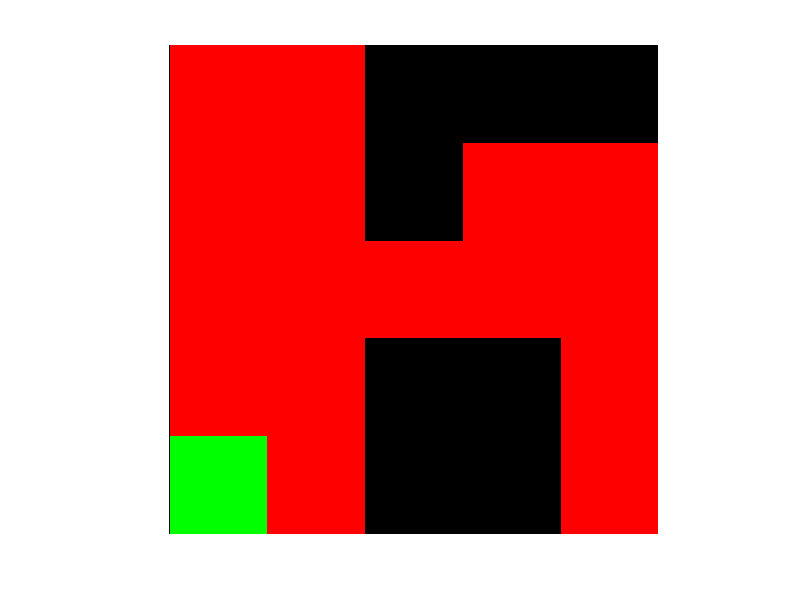

The MATLAB script that drew this image: (Note: this script raises an error after producing the figure.)
%% Random indoor environment generator
% This matlab script makes random environments within a given boundaries of
% an environment. The corridors are generated by virtual agents, started from
% each location that the robot in the final environment will start from. This
% script ensures that the generated corridors are always connected to
% each other. After the corridor generation, doors and rooms are created at
% random as well.
%%%%%%%%%%%
% Authored by Kimberly McGuire (k.n.mcguire@tudelft.nl)
%%%%%%%%%%%%


close all
clc
clear all

%Defined variables
width_environment = 5;
height_environment = 5;
resolution=2;
starting_location_agents = [1,1;5,5];
chance_agent_gostraight = 0.65;
density_corridor = 0.65;
density_openings = 0.5;
size_rooms = 2;
iterations = 100;
visualize_agents = true;
create_rooms = true;
show_end_result = true;
make_ARGoS_environment = true;

% Initializing environment grid
grid = cell(width_environment,height_environment);
grid{width_environment,height_environment} = [];
for k = 1:width_environment
    for j = 1:height_environment
        grid{k,j}.agent = 0;
        grid{k,j}.circle_action = zeros(2,4);
        grid{k,j}.corridor = 0;
    end
end

% Initialize starting position per agent
for k=1:size(starting_location_agents,2)
    grid{starting_location_agents(k,1),starting_location_agents(k,2)}.agent = 1;
    grid{starting_location_agents(k,1),starting_location_agents(k,2)}.circle_action = circshift([0 1; 1 0; 0 -1; -1 0],[randi([0,4]) 0]);
end

% Initialize variables for loop
random_number = 0;
next_action = "go_straight";

%For It iterations
for it = 1:iterations
    
    %Find current location of agent(s) in grid
    convertgrid= cellfun( @(sas) sas.agent, grid, 'uni', 0 );
    isyes = cellfun(@(sas)isequal(sas,1),convertgrid);
    [rowagent,colagent] = find(isyes);
    
    % For il agents found.
    for il=1:length(rowagent)
        
        %Randomize action selector for the agent
        %pick random number
        random_number = rand;
        %  percent of the time just go straight
        if random_number<=chance_agent_gostraight
            next_action = "go_straight";
        else % Do something else
            precentage_rest = 1-chance_agent_gostraight;
            if random_number>chance_agent_gostraight&&random_number<=chance_agent_gostraight + precentage_rest/2
                next_action = "go_left";
            end
            if random_number>chance_agent_gostraight + precentage_rest/2&&random_number<=1
                next_action = "go_right";
            end
        end
        
        % Per state, find out the direction the agent want to go next with
        % a circle_action. This ensures that the agent only has choice
        % between up left down right (and their immediate neighbors)
        switch next_action
            case "go_straight"
                %Do nothing
            case "go_left"
                grid{rowagent(il),colagent(il)}.circle_action= circshift(grid{rowagent(il),colagent(il)}.circle_action,[-1 0]);
            case "go_right"
                grid{rowagent(il),colagent(il)}.circle_action= circshift(grid{rowagent(il),colagent(il)}.circle_action,[1 0]);
        end
        
        % Calculate next direction and location of the agent
        next_direction = grid{rowagent(il),colagent(il)}.circle_action(1,:);
        next_location_agent = [rowagent(il)+next_direction(1),colagent(il)+next_direction(2)];
        
        %If next location is outside of environment, relocate the agent to
        %the otherside of the environment (like snake 2!)
        next_location_agent = [1 + mod(next_location_agent(1)-1,width_environment), ...
            1 + mod(next_location_agent(2)-1,height_environment)];
        
        %Place the agent at the next location and leave a corridor trace
        grid{next_location_agent(1),next_location_agent(2)}.agent = 1;
        grid{next_location_agent(1),next_location_agent(2)}.circle_action = grid{rowagent(il),colagent(il)}.circle_action ;
        grid{rowagent(il),colagent(il)}.agent = 0;
        grid{rowagent(il),colagent(il)}.corridor = 1;
    end
    
    %Obtain the resulting corridor from this iteration and check if it
    %surpasses the given density value
    result_corridor= cell2mat(cellfun( @(sas) sas.corridor, grid, 'uni', 0 ));
    if sum(sum(result_corridor))/(width_environment*height_environment) > density_corridor
        break
    end
    % Visualize the agents making the environment
    if visualize_agents
        figure(1),
        result_current_location_agent= cell2mat(cellfun( @(sas) sas.agent, grid, 'uni', 0 ));
        rgb=zeros(width_environment,height_environment,3);
        rgb(:,:,1)=result_corridor;
        rgb(:,:,2)=result_current_location_agent;
        imshow(rgb,[],'InitialMagnification',1000)
    end
end


%% Check connectivity of walls between agents
close all

%Find the clusters of corridors
corridor_bin=imbinarize(result_corridor);
connected_corridors= bwconncomp(corridor_bin);


% Go through each cluster and see if the agents position is all in one of them
found_connection=false;
for k = 1:connected_corridors.NumObjects
    [y,x] = ind2sub(size(corridor_bin), connected_corridors.PixelIdxList{k});
    %See per initial position, if the agents sit in the same cluster
    for m = 1:size(starting_location_agents,2)
        clear check_interconnection
        check_interconnection=intersect([y,x],starting_location_agents(m,:),'rows');
        %if just one is empty, immediatly break the loop!
        if isempty(check_interconnection)
            break
        else
            %Do not do anything and continue loop
        end
    end
    %if last check_interconnection is not empty, means it found all agentns
    %initial positions in the one cluster
    if ~isempty(check_interconnection)
        found_connection=true;
        break
    end
end

% Give error messages if the initial position of the agents are not within
% the cluster
if(found_connection==false)
    error("maze is not interconnected!! Run the script again!!")
end


%% Create boundary walls

% Increase binary image for more resolution to create walls
corridor_bin_resize=imresize(corridor_bin,10,'nearest');

% Find bounderies at the clusters of corridors
[boundery_coord,L] = bwboundaries(corridor_bin_resize,4);

%Create binary image for just the walls
boundary_bin=zeros(width_environment*10,height_environment*10);
for k=1:length(boundery_coord)
    boundary = boundery_coord{k};
    for l = 1:size(boundery_coord{k},1)
        boundary_bin(boundery_coord{k}(l,1),boundery_coord{k}(l,2))=1;
    end
end

if create_rooms
    for k=1:size_rooms*10:width_environment*10
        for m=1:height_environment*10
            if (corridor_bin_resize(k,m)==0)
                boundary_bin(k,m)=1;
            end
        end
    end
    for m=1:size_rooms*10:width_environment*10
        for k=1:height_environment*10
            if (corridor_bin_resize(k,m)==0)
                boundary_bin(k,m)=1;
            end
        end
    end
end

%Create opening like doors, by adding noise to the corridor bin and remove
%it from the created walls
noise_bin=imbinarize(imnoise(zeros(width_environment,height_environment),'salt & pepper',density_openings));
noise_bin=imresize(noise_bin,10,'nearest');
boundaries_with_holes = boundary_bin-noise_bin;
boundery_coord_new=[];
[boundery_coord_new(:,2), boundery_coord_new(:,1)] = find(boundaries_with_holes==1);

if show_end_result
    figure,imshow(boundaries_with_holes)
end


%%  Create Argos environment
% Makes an ARGoS environment based on the random agent-based environment
% builder, by making each box a pixel in the following form:

%  <box id="wall_west" size="0.1,20,0.5" movable="false">
%       <body position="x_pos_argos,y_pos_argos,0" orientation="0,0,0"/>
% </box>
% TO DO: put robots on postions
%
%

if make_ARGoS_environment
    
    
    % Start of environment, based on height and width of the generated one
    str_start_arena = sprintf('<arena size="%d, %d, 1" center="0,0,0.5">',width_environment*resolution,height_environment*resolution);
    str_start_arena= strcat(str_start_arena, ...
        sprintf('\n<box id="wall_1" size="%d,0.1,0.5" movable="false"> \n <body position="0,%d,0" orientation="0,0,0"/>\n</box>' ...
        ,width_environment*resolution,width_environment/2*resolution));
    str_start_arena= strcat(str_start_arena, ...
        sprintf('\n<box id="wall_2" size="%d,0.1,0.5" movable="false"> \n <body position="0,%d,0" orientation="0,0,0"/>\n</box>' ...
        ,width_environment*resolution,-width_environment/2*resolution));
    str_start_arena= strcat(str_start_arena, ...
        sprintf('\n<box id="wall_3" size="0.1,%d,0.5" movable="false"> \n <body position="%d,0,0" orientation="0,0,0"/>\n</box>' ...
        ,width_environment*resolution,width_environment/2*resolution));
    str_start_arena= strcat(str_start_arena, ...
        sprintf('\n<box id="wall_4" size="0.1,%d,0.5" movable="false"> \n <body position="%d,0,0" orientation="0,0,0"/>\n</box>' ...
        ,width_environment*resolution,-width_environment/2*resolution));
    
    str_loc_bot = "";
    rotation=[-270, -90];
    for k = 1:size(starting_location_agents,1)
        str_loc_bot = strcat(str_loc_bot,sprintf('\n<foot-bot id="bot%d">',k-1));
        str_loc_bot = strcat(str_loc_bot,sprintf('\n<body position="%d,%d,0" orientation="%d,0,0" />',...
            starting_location_agents(k,1)*resolution - 1 - width_environment/2*resolution,...
            starting_location_agents(k,2)*resolution -1- height_environment/2*resolution,...
            rotation(k)));
        str_loc_bot = strcat(str_loc_bot,sprintf('\n<controller config="argos_ros_bot_neat"/>\n</foot-bot>'));
    end

    
    
    x_pos_argos = size(boundery_coord_new,1);
    y_pos_argos = size(boundery_coord_new,1);
    id = zeros(size(boundery_coord_new,1),1);
    
    
    % Transform each boundary coordinate to a coordinate in ARGoS
    h=1;
    for k=1:size(boundery_coord_new,1)
        id(h) = h;
        y_pos_argos(h)=boundery_coord_new(k,1) / 10*resolution - width_environment/2*resolution;
        x_pos_argos(h)=boundery_coord_new(k,2) / 10*resolution - height_environment/2*resolution;
        h=h+1;
    end
    list= zeros(length(id),3);
    list(:,1)=id;
    list(:,2)=x_pos_argos;
    list(:,3)=y_pos_argos;
    
    % Put a box as a pixel on where the boundaries are generated
    formatspec = '\n<box id="%d" size="0.2,0.2,0.5" movable="false"> <body position="%4.2f,%4.2f,0" orientation="0,0,0"/> </box>';
    str_random_env = sprintf(formatspec,list');
    
    %specify end of environment area
    str_end_arena = sprintf('\n</arena>');
    
    %Concatenate the strings together
    str_total = strcat(str_start_arena,str_loc_bot, str_random_env, str_end_arena);
    
    % Read out the template file, use it to find the trigger string (which is
    % <arena></arena> in here). Then replace it with str_total with the random
    % generated environment
    fid = fopen(fullfile('..', 'argos_worlds', 'rand_env_template.argos'),'rt');
    f=fread(fid);
    f=char(f.');
    f = strrep(f,'<arena></arena>',str_total);
    fid  = fopen(fullfile('..', 'argos_worlds', 'rand_env_test.argos'),'wt');
    fwrite(fid,f) ;
    fclose(fid);
end
%And you are finished :):):)
disp('Environment generated and saved in ../argos_world/rand_env_test.argos !!!')
